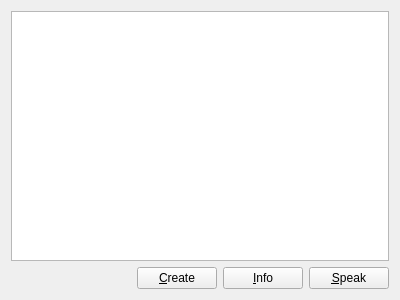
<?xml version="1.0" encoding="UTF-8"?>
<ui version="4.0">
 <class>sf::Window</class>
 <widget class="QWidget" name="sf::Window">
  <property name="geometry">
   <rect>
    <x>0</x>
    <y>0</y>
    <width>400</width>
    <height>300</height>
   </rect>
  </property>
  <property name="windowTitle">
   <string>Window</string>
  </property>
  <layout class="QVBoxLayout" name="verticalLayout">
   <item>
    <widget class="QPlainTextEdit" name="pteText"/>
   </item>
   <item>
    <layout class="QHBoxLayout" name="horizontalLayout">
     <item>
      <spacer name="horizontalSpacer">
       <property name="orientation">
        <enum>Qt::Orientation::Horizontal</enum>
       </property>
       <property name="sizeHint" stdset="0">
        <size>
         <width>40</width>
         <height>20</height>
        </size>
       </property>
      </spacer>
     </item>
     <item>
      <widget class="QPushButton" name="pbCreate">
       <property name="text">
        <string>&amp;Create</string>
       </property>
      </widget>
     </item>
     <item>
      <widget class="QPushButton" name="pbListInfo">
       <property name="text">
        <string>&amp;Info</string>
       </property>
      </widget>
     </item>
     <item>
      <widget class="QPushButton" name="pbSpeakText">
       <property name="text">
        <string>&amp;Speak</string>
       </property>
       <property name="autoDefault">
        <bool>true</bool>
       </property>
      </widget>
     </item>
    </layout>
   </item>
  </layout>
 </widget>
 <resources/>
 <connections/>
</ui>
